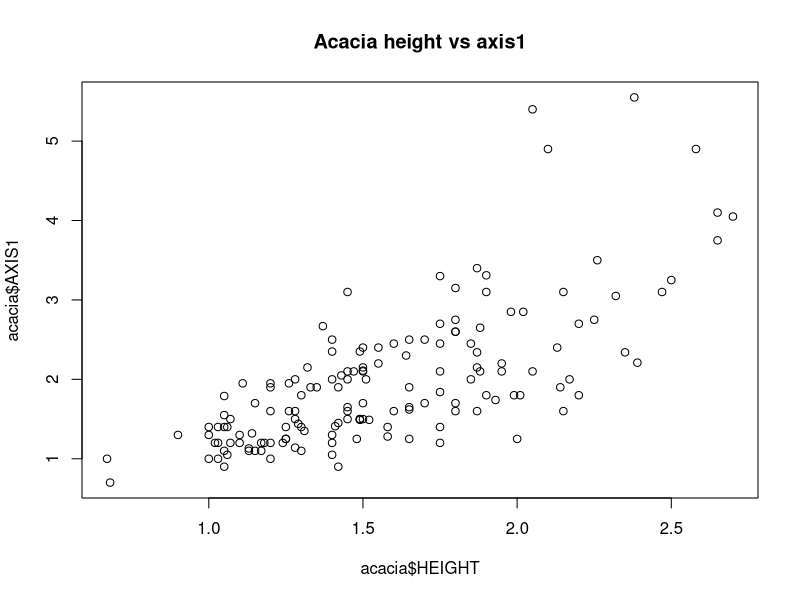
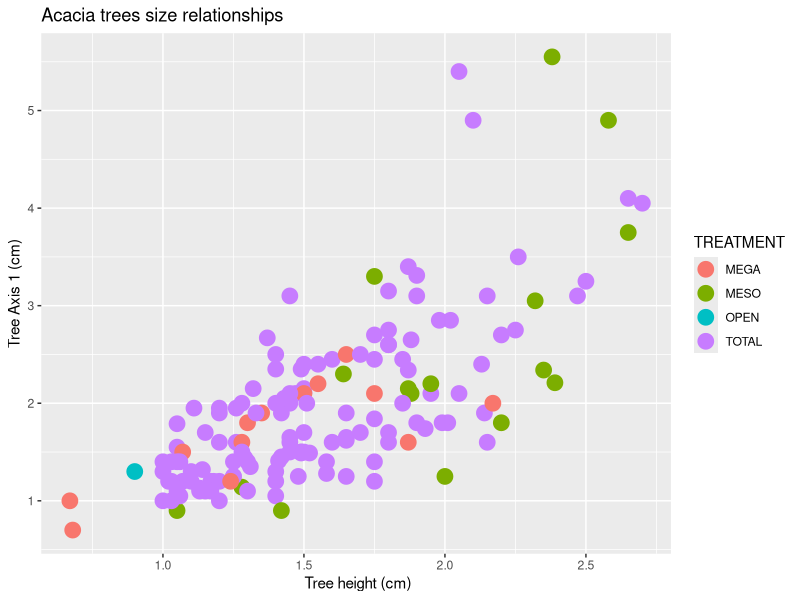

Recreate these plots in R, in order.
## ---- chunk 1
knitr::opts_chunk$set(echo = TRUE)
## ---- chunk 2
getwd()
## ---- chunk 3
read.csv(file = "../data raw/ACACIA_DREPANOLOBIUM_SURVEY.txt", sep = "\t")
## ---- chunk 4
acacia <- read.csv(file = "../data raw/ACACIA_DREPANOLOBIUM_SURVEY.txt", sep = "\t")
## ---- chunk 5
acacia[,6]
str(acacia)
## ---- chunk 6
numbers <- 1:10
numbers
numbers[3:6]
numbers[c(1,5,7,3)]
## ---- chunk 7
acacia$SURVEY
acacia[,1]
acacia[, "SURVEY"]
## ---- chunk 8
numbers[5] <- 100
## ---- chunk 9
head(acacia)
str(acacia)
acacia
class(acacia$HEIGHT)
is.numeric(acacia$HEIGHT)
acacia$HEIGHT
as.numeric(acacia$HEIGHT)

## ---- chunk 10
acacia$HEIGHT <- as.numeric(acacia$HEIGHT)
acacia$HEIGHT
## ---- chunk 11
acacia <- read.csv(file = "../data raw/ACACIA_DREPANOLOBIUM_SURVEY.txt",
         sep ="\t",
         na.strings = "dead")
is.numeric(acacia$HEIGHT)
head(acacia)
#View(acacia)
## ---- chunk 12
plot(x = acacia$HEIGHT, y=acacia$AXIS1, main = "Acacia height vs axis1")
?legend
## ---- chunk 13
library(ggplot2)
ggplot(data = acacia, mapping = aes(x = HEIGHT, y = AXIS1, color = TREATMENT)) +
  geom_point(size = 5) + 
  labs(x = " Tree height (cm)", y = "Tree Axis 1 (cm)", title = "Acacia trees size relationships")
## ---- chunk 14
colors()
